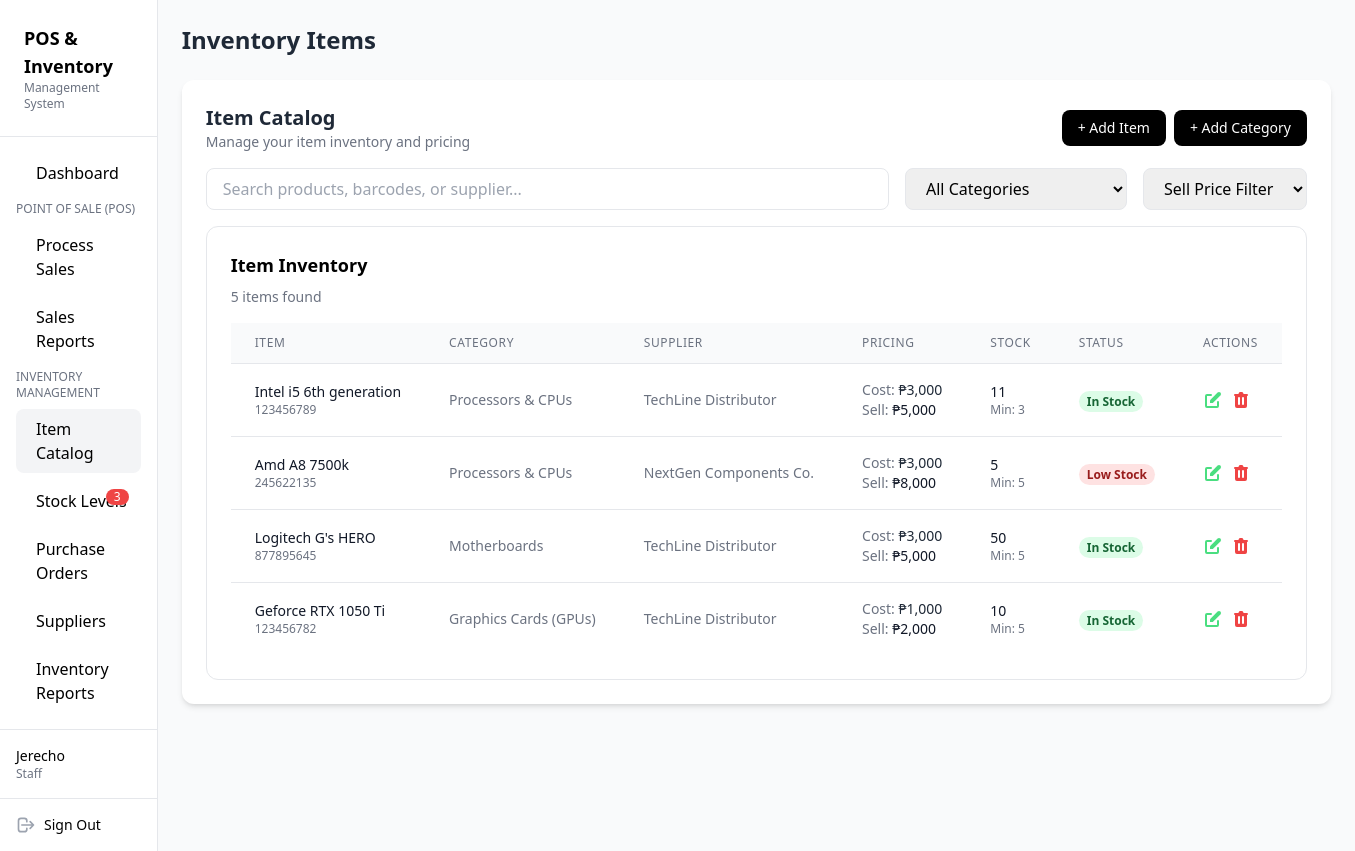
The app's page /item_catalog.php (signed in) with its own data.
### tables this page shows
CREATE TABLE `items` (
  `item_id` int(11) NOT NULL,
  `barcode` varchar(50) DEFAULT NULL,
  `item_name` varchar(255) NOT NULL,
  `description` text DEFAULT NULL,
  `category_id` int(11) DEFAULT NULL,
  `supplier_id` int(11) DEFAULT NULL,
  `cost_price` decimal(10,2) DEFAULT 0.00,
  `selling_price` decimal(10,2) DEFAULT 0.00,
  `quantity` int(11) DEFAULT 0,
  `min_stock` int(11) DEFAULT 5
);

CREATE TABLE `categories` (
  `category_id` int(11) NOT NULL,
  `category_name` varchar(100) NOT NULL
);

CREATE TABLE `suppliers` (
  `supplier_id` int(11) NOT NULL,
  `supplier_name` varchar(100) NOT NULL,
  `contact_number` varchar(20) DEFAULT NULL,
  `email` varchar(100) DEFAULT NULL,
  `status` tinyint(1) DEFAULT 1
);

### database/database.php (called while the page is built, shortened)
<?php
class Database
{
    private $serverName = ("mysql:host=localhost;dbname=computer_store");
    private $userName = ("root");
    private $userPass = ("");
    private $fetchDefault = array(PDO::ATTR_DEFAULT_FETCH_MODE => PDO::FETCH_ASSOC);
    public function conn()
    {
        try {
            $this->conn = new PDO($this->serverName, $this->userName, $this->userPass, $this->fetchDefault);
            return $this->conn;
        } catch (PDOException $e) {
            echo "Error : " . $e->getMessage();
            exit;
        }
    }
    public function select_items()
    {
        $sql = $this->conn()->prepare("SELECT
        items.*,
        categories.category_name,
        suppliers.supplier_name
        FROM items
        LEFT JOIN categories ON items.category_id = categories.category_id
        LEFT JOIN suppliers ON items.supplier_id = suppliers.supplier_id
        ");
        $sql->execute();
        $items = $sql->fetchAll();
        return $items;
    }
}
$database = new Database();

### item_catalog.php (the view, shortened to what this page needs)
<?php
include "database/database.php";
$database->login_session();
$database->create_category();
$database->create_item();
$database->update_item();
$database->delete_item();
$items = $database->select_items();
?>
<!DOCTYPE html>
<html lang="en">
<head>
  <script src="https://cdn.tailwindcss.com"></script>
</head>
<body class="bg-gray-50 flex">
  <aside class="sticky top-0 w-64 h-screen bg-white border-r flex flex-col">
    <div class="p-6 border-b">
      <h1 class="text-lg font-bold">POS & Inventory</h1>
      <p class="text-xs text-gray-500">Management System</p>
    </div>
    <nav class="flex-1 p-4 space-y-2">
      <a href="dashboard.php" class="flex items-center px-3 py-2 rounded-lg hover:bg-gray-100">
        <span class="ml-2">Dashboard</span>
      </a>
      <p class="text-xs uppercase text-gray-500 mt-4 mb-2">Point of Sale (POS)</p>
      <a href="process_sales.php" class="flex items-center px-3 py-2 rounded-lg hover:bg-gray-100">
        <span class="ml-2">Process Sales</span>
      </a>
      <a href="sales_report.php" class="flex items-center px-3 py-2 rounded-lg hover:bg-gray-100">
        <span class="ml-2">Sales Reports</span>
      </a>
      <p class="text-xs uppercase text-gray-500 mt-4 mb-2">Inventory Management</p>
      <a href="product_catalog.php" class="flex items-center px-3 py-2 rounded-lg bg-gray-100 font-medium">
        <span class="ml-2">Item Catalog</span>
      </a>
      <a href="stock_levels.php" class="flex items-center px-3 py-2 rounded-lg hover:bg-gray-100 relative">
        <span class="ml-2">Stock Levels</span>
        <span class="absolute right-3 top-2 text-xs bg-red-500 text-white rounded-full px-2">3</span>
      </a>
      <a href="purchase_orders.php" class="flex items-center px-3 py-2 rounded-lg hover:bg-gray-100">
        <span class="ml-2">Purchase Orders</span>
      </a>
      <a href="suppliers.php" class="flex items-center px-3 py-2 rounded-lg hover:bg-gray-100">
        <span class="ml-2">Suppliers</span>
      </a>
      <a href="inventory_reports.php" class="flex items-center px-3 py-2 rounded-lg hover:bg-gray-100">
        <span class="ml-2">Inventory Reports</span>
      </a>
    </nav>
    <div class="p-4 border-t">
      <?php
      $role = ucfirst($_SESSION['user-role']);
      $username = $_SESSION['login-success'];
      echo "
        <p class='text-sm font-medium'>{$username}</p>
        <p class='text-xs text-gray-500'>{$role}</p>
      ";
      ?>
    </div>
    <div class="p-4 border-t flex items-center justify-between">
      <div class="flex items-center space-x-2">
        <svg xmlns="http://www.w3.org/2000/svg" class="h-5 w-5 text-gray-400" fill="none" viewBox="0 0 24 24"
          stroke="currentColor">
          <path stroke-linecap="round" stroke-linejoin="round" stroke-width="2"
            d="M17 16l4-4m0 0l-4-4m4 4H7m6 4v1a3 3 0 01-3 3H6a3 3 0 01-3-3V7a3 3 0 013-3h4a3 3 0 013 3v1" />
        </svg>
        <a href="logout.php" class="text-sm font-medium">Sign Out</a>
      </div>
    </div>
  </aside>
  <main class="flex-1 p-6">
    <header class="mb-6">
      <h2 class="text-2xl font-bold text-gray-800">Inventory Items</h2>
    </header>
    <section class="bg-white rounded-xl shadow-md p-6">
      <div class="flex items-center justify-between mb-4">
        <div>
          <h3 class="text-xl font-bold text-gray-800">Item Catalog</h3>
          <p class="text-sm text-gray-500">Manage your item inventory and pricing</p>
        </div>
        <div class="flex items-center space-x-2">
          <button id="openAddProductModal" class="px-4 py-2 text-sm bg-black text-white rounded-lg hover:bg-gray-800">
            + Add Item
          </button>
          <button id="openAddCategoryModal" class="px-4 py-2 text-sm bg-black text-white rounded-lg hover:bg-gray-800">
            + Add Category
          </button>
        </div>
      </div>
      <div class="flex items-center space-x-4 mb-4">
        <div class="relative flex-1">
          <input type="text" id="productSearchInput" placeholder="Search products, barcodes, or supplier..."
            class="w-full px-4 py-2 border rounded-lg focus:outline-none">
        </div>
        <select id="categoryFilter" class="px-4 py-2 border rounded-lg focus:outline-none">
          <option value="">All Categories</option>
        </select>
         <select id="itemFilter" class="px-4 py-2 border rounded-lg focus:outline-none">
          <option value="">Sell Price Filter</option>
        </select>
      </div>
      <div class="bg-white border rounded-xl p-6">
        <h4 class="text-lg font-semibold mb-2">Item Inventory</h4>
        <p class="text-sm text-gray-500 mb-4">5 items found</p>
        <div class="overflow-x-auto">
          <table class="min-w-full divide-y divide-gray-200">
            <thead class="bg-gray-50">
              <tr>
                <th scope="col" class="px-6 py-3 text-left text-xs font-medium text-gray-500 uppercase tracking-wider">
                  Item</th>
                <th scope="col" class="px-6 py-3 text-left text-xs font-medium text-gray-500 uppercase tracking-wider">
                  Category</th>
                <th scope="col" class="px-6 py-3 text-left text-xs font-medium text-gray-500 uppercase tracking-wider">
                  Supplier</th>
                <th scope="col" class="px-6 py-3 text-left text-xs font-medium text-gray-500 uppercase tracking-wider">
                  Pricing</th>
                <th scope="col" class="px-6 py-3 text-left text-xs font-medium text-gray-500 uppercase tracking-wider">
                  Stock</th>
                <th scope="col" class="px-6 py-3 text-left text-xs font-medium text-gray-500 uppercase tracking-wider">
                  Status</th>
                <th scope="col" class="px-6 py-3 text-left text-xs font-medium text-gray-500 uppercase tracking-wider">
                  Actions</th>
              </tr>
            </thead>
            <tbody class="bg-white divide-y divide-gray-200">
            <?php foreach($items as $item) : ?>
              <tr>
                <td class="px-6 py-4 whitespace-nowrap">
                  <p class="text-sm font-medium text-gray-900"><?php echo $item['item_name']; ?></p>
                  <p class="text-xs text-gray-500"><?php echo $item['barcode']; ?></p>
                </td>
                <td class="px-6 py-4 whitespace-nowrap text-sm text-gray-500"><?php echo $item['category_name']; ?></td>
                <td class="px-6 py-4 whitespace-nowrap text-sm text-gray-500"><?php echo $item['supplier_name']; ?></td>
                <td class="px-6 py-4 whitespace-nowrap text-sm text-gray-500">
                  <p>Cost: <span class="text-sm text-gray-800">₱<?php echo number_format($item['cost_price']); ?></span></p>
                  <p>Sell: <span class="text-gray-900 font-medium">₱<?php echo number_format($item['selling_price']); ?></span></p>
                </td>
                <td class="px-6 py-4 whitespace-nowrap text-sm text-gray-500">
                  <p class="text-gray-900 font-medium"><?php echo $item['quantity']; ?></p>
                  <p class="text-xs">Min: <?php echo $item['min_stock'] ?></p>
                </td>
                <?php
                  $status = 1;
                  if($item['quantity'] <= $item['min_stock']){
                    $status = 0;
                  }
                ?>
                <?php if($status == 1) : ?>
                <td class="px-6 py-4 whitespace-nowrap">
                  <span class="status-label bg-green-100 text-green-800">In Stock</span>
                </td>
                <?php elseif($status == 0) : ?>
                <td class="px-6 py-4 whitespace-nowrap">
                  <span class="status-label bg-red-100 text-red-800">Low Stock</span>
                </td>
                <?php elseif($status == -0) : ?>
                <td class="px-6 py-4 whitespace-nowrap">
                  <span class="status-label bg-red-100 text-red-800">Error</span>
                </td>
                <?php endif; ?>
                <td class="px-6 py-4 whitespace-nowrap text-sm font-medium">
                  <div class="flex space-x-2">
                    <button class="text-green-400 hover:text-green-600 openEditProductModal" data-id="<?= $item['item_id'] ?>" data-name="<?= htmlspecialchars($item['item_name']) ?>" data-barcode="<?= htmlspecialchars($item['barcode']) ?>" data-description="<?= htmlspecialchars($item['description'] ?? '') ?>" data-category="<?= $item['category_id'] ?>" data-supplier="<?= $item['supplier_id'] ?>" data-cost="<?= $item['cost_price'] ?>" data-sell="<?= $item['selling_price'] ?>" data-qty="<?= $item['quantity'] ?>" data-min="<?= $item['min_stock'] ?>">
                    </button>
                    <button class="text-red-500 hover:text-red-700 openDeleteProductModal" data-id="<?= $item['item_id'] ?>" data-name="<?= htmlspecialchars($item['item_name']) ?>">
                    </button>
                  </div>
                </td>
              </tr>
              <?php endforeach; ?>
            </tbody>
          </table>
        </div>
      </div>
    </section>
  </main>
</body>
</html>

### item_catalog.php (style rules this page uses)
.status-label { padding: 2px 8px; font-size: 12px; font-weight: 600; border-radius: 9999px; }

### records on screen
items: item_name "Intel i5 6th generation", barcode "123456789", category.category_name "Processors & CPUs", supplier.supplier_name "TechLine Distributor", cost_price "3,000", selling_price "5,000", quantity "11", min_stock "3", shows "In Stock"
items: item_name "Amd A8 7500k", barcode "245622135", category.category_name "Processors & CPUs", supplier.supplier_name "NextGen Components Co.", cost_price "3,000", selling_price "8,000", quantity "5", min_stock "5", shows "Low Stock"
items: item_name "Logitech G's HERO", barcode "877895645", category.category_name "Motherboards", supplier.supplier_name "TechLine Distributor", cost_price "3,000", selling_price "5,000", quantity "50", min_stock "5", shows "In Stock"
items: item_name "Geforce RTX 1050 Ti", barcode "123456782", category.category_name "Graphics Cards (GPUs)", supplier.supplier_name "TechLine Distributor", cost_price "1,000", selling_price "2,000", quantity "10", min_stock "5", shows "In Stock"

### other values on screen
$username "Jerecho"
$role "Staff"
